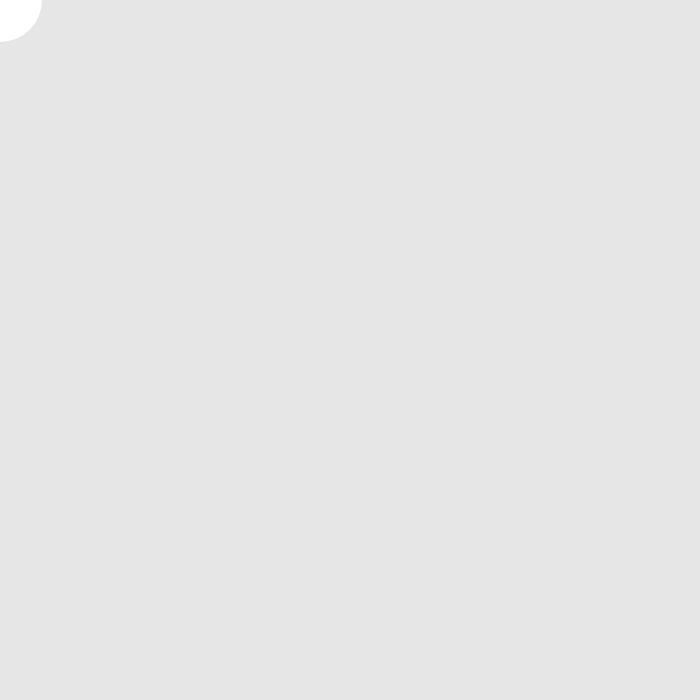
Frame 1 (no input)
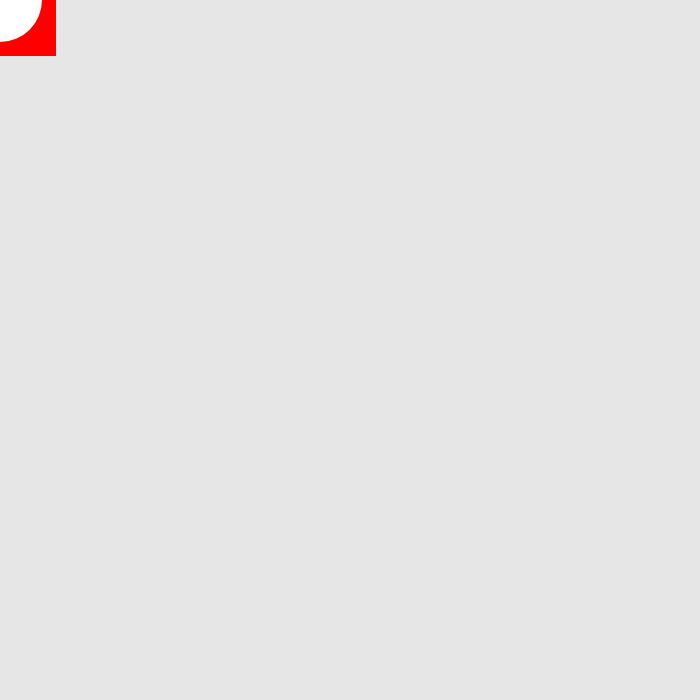
Frame 60 (no input)
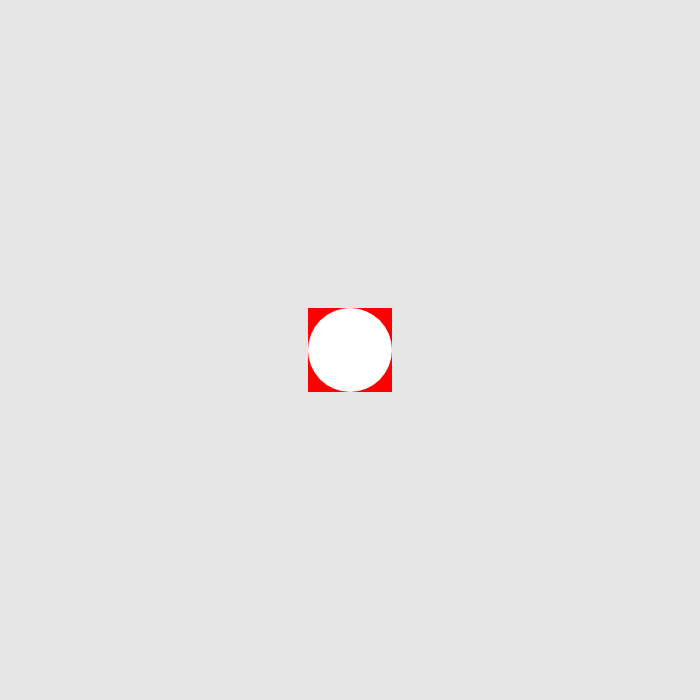
Frame 120 (the mouse pressed at the canvas centre since frame 60)

The p5.js sketch that drew these frames (run headless with seeded random() and noise() and a simulated clock; from frame 60 on, the mouse is pressed at the canvas centre):

// p5.js sketch
// ── sketch.js
let cols, rows;
let size = 28;
let brick = [];
let ball;


function setup() {
    createCanvas(700, 700);
    cols = width / size;
    rows = height / size;

    for(let i=0; i<cols; i++){
        brick[i] = [];
        for(let j=0; j<rows; j++){
            brick[i][j] = new Brick( (size/2) + i*size, (size/2) + j*size, size);
        }
    }
}

function draw() {
    background(777);

    ball = new Ball(mouseX,mouseY,size*3,size*3);
    for(let i=0; i<cols; i++){
        for(let j=0; j<rows; j++){
            brick[i][j].draw();
            ball.colliding(brick[i][j]);
        }
    }
    ball.draw();
}
// ── component.js
class Brick{
    constructor(x,y,r){
        this.x=x;
        this.y=y;
        this.r=r;
        this.hit = false;

    }

    draw(){
        push();
        fill( this.hit ? 'red' : 230);
        noStroke();
        angleMode(DEGREES);
        rectMode(CENTER);
        translate(this.x,this.y);
        rect(0,0,this.r,this.r);
        pop();
    }

}
// ── mouseball.js
class Ball{
    constructor(x,y,z) {
        this.x = x;
        this.y = y;
        this.z = z;
    }

    draw(){
        noStroke();
        fill(333);
        ellipse(this.x,this.y,this.z,this.z);
    }

 colliding(obj) {
        let radius = this.z / 2;

        // 사각형 중심 좌표와 크기
        let objX = obj.x;
        let objY = obj.y;
        let objW = obj.r;
        let objH = obj.r;

        // 원 중심에서 사각형 내 가장 가까운 점
        let closestX = constrain(this.x, objX - objW / 2, objX + objW / 2);
        let closestY = constrain(this.y, objY - objH / 2, objY + objH / 2);

        // 거리 계산
        let distance = dist(this.x, this.y, closestX, closestY);

        // 충돌 여부에 따라 obj.hit 설정
        obj.hit = distance < radius;
    }
}
